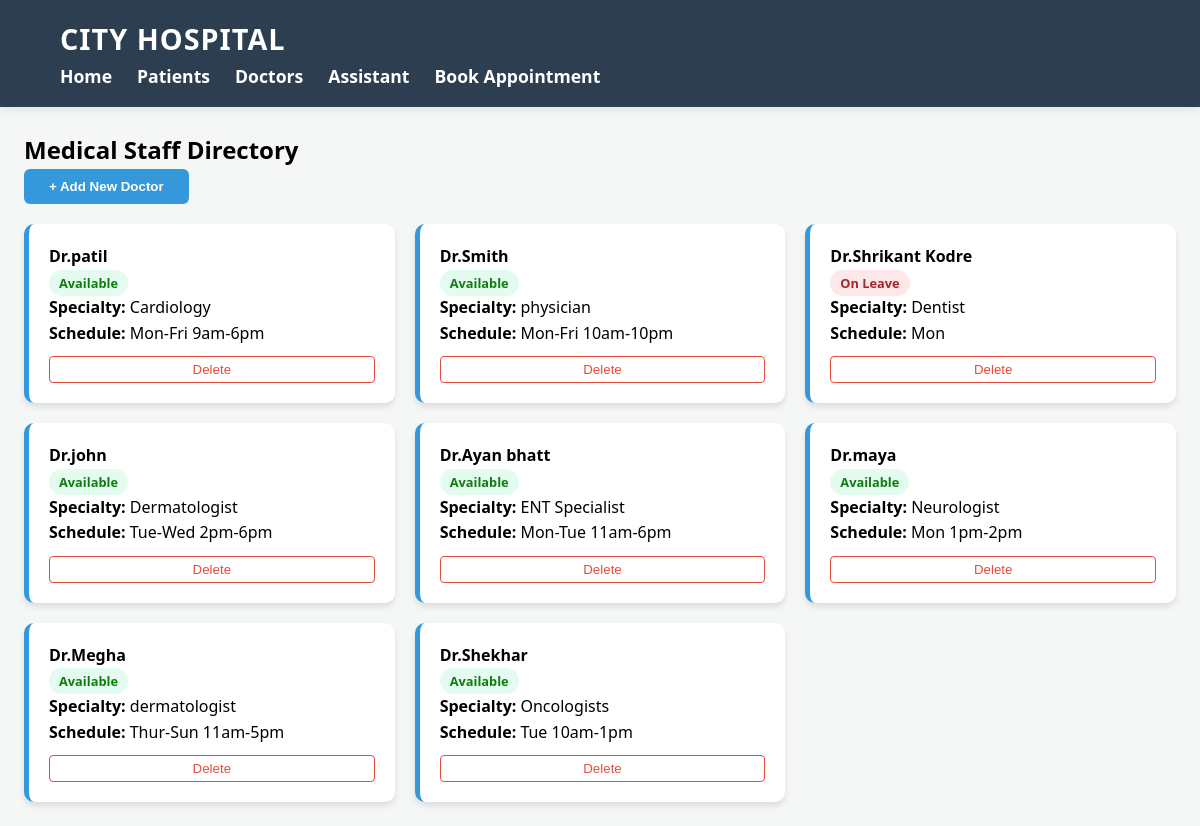
Page /doctors on the committed database.
### tables this page shows
CREATE TABLE doctors (
            id INTEGER PRIMARY KEY AUTOINCREMENT,
            name TEXT NOT NULL,
            specialty TEXT,
            availability TEXT,
            schedule TEXT
        );

### app.py (the view)
@app.route('/doctors')
def doctors():
    conn = get_db_connection()
    doctors = conn.execute('SELECT * FROM doctors').fetchall()
    conn.close()
    return render_template('doctor.html', doctors=doctors)

### app.py (called while the page is built)
def get_db_connection():
    conn = sqlite3.connect('hospital.db')
    conn.row_factory = sqlite3.Row
    return conn

### templates/doctor.html (shortened to what this page needs)
{% extends "base.html" %}
{% block content %}
<div class="header-action">
    <h2>Medical Staff Directory</h2>
    <button class="btn-primary" onclick="checkAdminPassword()">+ Add New Doctor</button>
</div>
<div class="doctor-grid">
    {% for doctor in doctors %}
    <div class="doctor-card">
        <div class="card-header">
            <h4>{{ doctor.name }}</h4>
            <span class="status-tag {{ doctor.availability.lower().replace(' ', '-') }}">
                {{ doctor.availability }}
            </span>
        </div>
        <div class="card-body">
            <p><strong>Specialty:</strong> {{ doctor.specialty }}</p>
            <p><strong>Schedule:</strong> {{ doctor.schedule }}</p>
        </div>
        <div class="card-footer">
            <form action="/delete_doctor/{{ doctor.id }}" method="POST"
                  onsubmit="const pass = prompt('Authorized Personnel Only: Enter Admin Password to delete:'); if(pass) { this.password.value = pass; return true; } return false;">
                <button type="submit" class="btn-delete">Delete</button>
            </form>
        </div>
    </div>
    {% endfor %}
</div>
{% endblock %}

### static/css/style.css (style rules this page uses)
:root { --primary: #2c3e50; --accent: #3498db; --success: #27ae60; --danger: #e74c3c; --bg: #f4f7f6; --white: #ffffff; }
* { box-sizing: border-box; margin: 0; padding: 0; }
body { font-family: 'Segoe UI', Tahoma, Geneva, Verdana, sans-serif; background: var(--bg); line-height: 1.6; }
.doctor-grid { display: grid; grid-template-columns: repeat(auto-fill, minmax(280px, 1fr)); gap: 20px; margin-top: 20px; }
.doctor-card { background: white; border-radius: 10px; padding: 20px; box-shadow: 0 4px 6px rgba(0,0,0,0.05); border-left: 5px solid var(--accent); transition: 0.3s; }
.btn-primary { background: var(--accent); color: white; border: none; padding: 10px 25px; border-radius: 6px; cursor: pointer; font-weight: bold; }

### templates/doctor.html (style rules this page uses)
.doctor-grid { display: grid; grid-template-columns: repeat(auto-fill, minmax(300px, 1fr)); gap: 20px; margin-top: 20px; }
.doctor-card { background: white; border-radius: 10px; padding: 20px; box-shadow: 0 4px 6px rgba(0,0,0,0.1); border-left: 5px solid #3498db; }
.status-tag { font-size: 0.8rem; padding: 4px 10px; border-radius: 20px; font-weight: bold; }
.status-tag.available { background: #e3fcef; color: #107c10; }
.status-tag.on-leave { background: #fde7e9; color: #a4262c; }
.btn-delete { background: none; color: #e74c3c; border: 1px solid #e74c3c; padding: 5px 15px; border-radius: 4px; cursor: pointer; margin-top: 10px; width: 100%; }

### rows in the picture
doctors: name "Dr.patil", availability "Available", specialty "Cardiology", schedule "Mon-Fri 9am-6pm"
doctors: name "Dr.Smith", availability "Available", specialty "physician", schedule "Mon-Fri 10am-10pm"
doctors: name "Dr.Shrikant Kodre", availability "On Leave", specialty "Dentist", schedule "Mon"
doctors: name "Dr.john", availability "Available", specialty "Dermatologist", schedule "Tue-Wed 2pm-6pm"
doctors: name "Dr.Ayan bhatt", availability "Available", specialty "ENT Specialist", schedule "Mon-Tue 11am-6pm"
doctors: name "Dr.maya", availability "Available", specialty "Neurologist", schedule "Mon 1pm-2pm"
doctors: name "Dr.Megha", availability "Available", specialty "dermatologist", schedule "Thur-Sun 11am-5pm"
doctors: name "Dr.Shekhar", availability "Available", specialty "Oncologists", schedule "Tue 10am-1pm"
